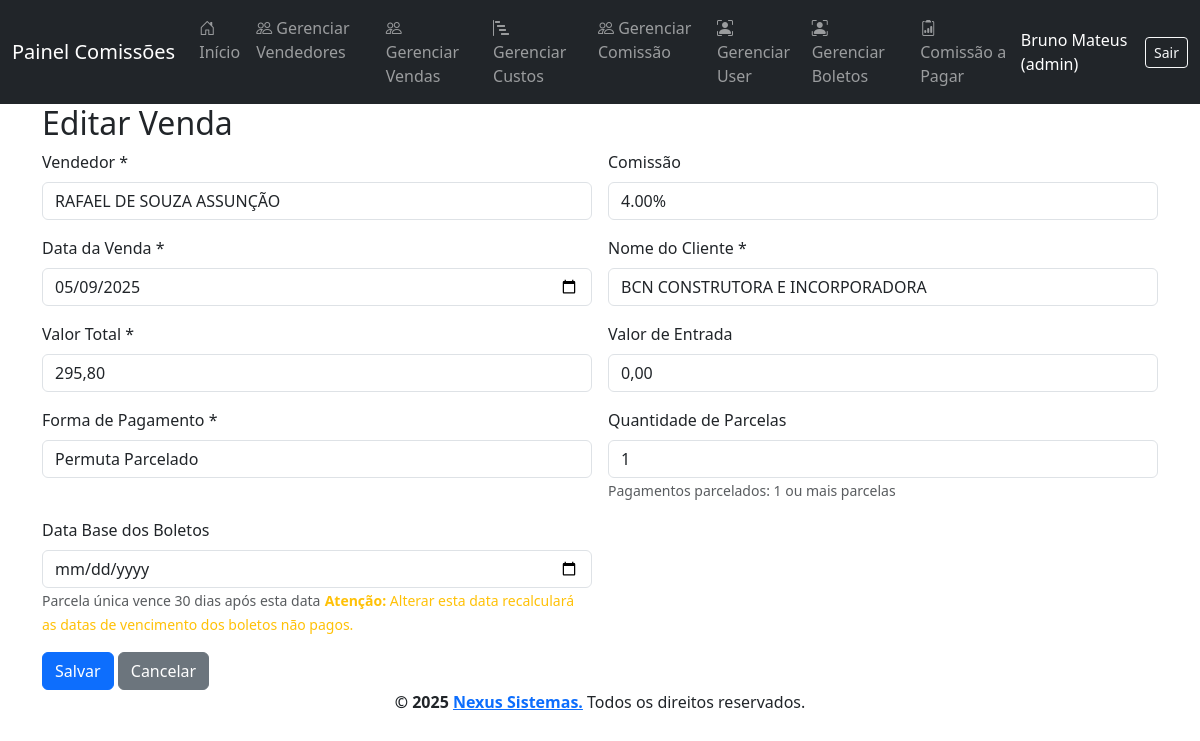
The page /pages/BKPvendas1Ven_form.php?id=4 (signed in) on the database its author committed.
### tables this page shows
CREATE TABLE `vendas` (
  `id_venda` int(11) NOT NULL,
  `id_vendedor` int(11) DEFAULT NULL,
  `id_vendedor2` int(11) DEFAULT NULL,
  `id_comissao` int(11) DEFAULT NULL,
  `id_comissao2` int(11) DEFAULT NULL,
  `dt_venda` date DEFAULT NULL,
  `cliente` varchar(100) DEFAULT NULL,
  `vlr_total` decimal(10,2) DEFAULT NULL,
  `vlr_entrada` decimal(10,2) DEFAULT NULL,
  `forma_pg` varchar(50) DEFAULT NULL,
  `qtd_parcelas` int(11) DEFAULT NULL,
  `dt_boletos` date DEFAULT NULL
);

CREATE TABLE `vendedores` (
  `id_vendedor` int(11) NOT NULL,
  `nome` varchar(100) NOT NULL,
  `celular` varchar(20) DEFAULT NULL,
  `tipochave` varchar(20) DEFAULT NULL,
  `chave` varchar(100) DEFAULT NULL,
  `STATUS` tinyint(1) NOT NULL DEFAULT 1
);

CREATE TABLE `comissao` (
  `id_comissao` int(11) NOT NULL,
  `valor` decimal(5,2) NOT NULL
);

### pages/BKPvendas1Ven_form.php (the view, shortened to what this page needs)
<?php
require_once '../config/config.php';
$novaVenda = false;
$venda = [
    'id_venda' => '',
    'id_vendedor' => '',
    'id_comissao' => '',
    'dt_venda' => date('Y-m-d'),
    'cliente' => '',
    'vlr_total' => '',
    'vlr_entrada' => '',
    'forma_pg' => '',
    'qtd_parcelas' => '1',
    'dt_boletos' => ''
];
$stmtVendedores = $pdo->prepare("SELECT id_vendedor, nome FROM vendedores WHERE STATUS = 1 ORDER BY nome");
$stmtVendedores->execute();
$vendedores = $stmtVendedores->fetchAll();
$stmtComissoes = $pdo->prepare("SELECT id_comissao, valor FROM comissao ORDER BY valor");
$stmtComissoes->execute();
$comissoes = $stmtComissoes->fetchAll();
if (isset($_GET['id']) && is_numeric($_GET['id'])) {
    $id = (int) $_GET['id'];
    $stmt = $pdo->prepare("SELECT * FROM vendas WHERE id_venda = ?");
    $stmt->execute([$id]);
    $vendaExistente = $stmt->fetch();
    if ($vendaExistente) {
        $venda = $vendaExistente;
        $venda['dt_venda'] = date('Y-m-d', strtotime($venda['dt_venda']));
    } else {
        $erro = 'Venda não encontrada.';
    }
}
require_once '../views/header.php';
?>
<div class="container">
    <h2><?= empty($venda['id_venda']) && !$novaVenda ? 'Nova Venda' : ($novaVenda ? 'Nova Venda' : 'Editar Venda') ?></h2>
    <form method="post" class="row g-3" id="vendaForm">
        <div class="col-md-6">
            <label for="id_vendedor" class="form-label">Vendedor *</label>
            <select name="id_vendedor" id="id_vendedor" class="form-control" required>
                <?php foreach ($vendedores as $vendedor): ?>
                    <option value="<?= $vendedor['id_vendedor'] ?>"
                            <?= $venda['id_vendedor'] == $vendedor['id_vendedor'] ? 'selected' : '' ?>>
                        <?= htmlspecialchars($vendedor['nome']) ?>
                    </option>
                <?php endforeach; ?>
            </select>
        </div>
        <div class="col-md-6">
            <label for="id_comissao" class="form-label">Comissão</label>
            <select name="id_comissao" id="id_comissao" class="form-control">
                <?php foreach ($comissoes as $comissao): ?>
                    <option value="<?= $comissao['id_comissao'] ?>"
                            <?= $venda['id_comissao'] == $comissao['id_comissao'] ? 'selected' : '' ?>>
                        <?= $comissao['valor'] ?>%
                    </option>
                <?php endforeach; ?>
            </select>
        </div>
        <div class="col-md-6">
            <label for="dt_venda" class="form-label">Data da Venda *</label>
            <input type="date" name="dt_venda" id="dt_venda" class="form-control"
                   value="<?= htmlspecialchars($venda['dt_venda']) ?>" required>
        </div>
        <div class="col-md-6">
            <label for="cliente" class="form-label">Nome do Cliente *</label>
            <input type="text" name="cliente" id="cliente" class="form-control"
                   value="<?= htmlspecialchars($venda['cliente']) ?>" required maxlength="100"
                   oninput="this.value = this.value.toUpperCase();">
        </div>
        <div class="col-md-6">
            <label for="vlr_total" class="form-label">Valor Total *</label>
            <input type="text" name="vlr_total" id="vlr_total" class="form-control money"
                   value="<?= $venda['vlr_total'] ? number_format($venda['vlr_total'], 2, ',', '.') : '' ?>" required>
        </div>
        <div class="col-md-6">
            <label for="vlr_entrada" class="form-label">Valor de Entrada</label>
            <input type="text" name="vlr_entrada" id="vlr_entrada" class="form-control money"
                   value="<?= $venda['vlr_entrada'] ? number_format($venda['vlr_entrada'], 2, ',', '.') : '0,00' ?>">
        </div>
        <div class="col-md-6">
            <label for="forma_pg" class="form-label">Forma de Pagamento *</label>
            <select name="forma_pg" id="forma_pg" class="form-control" required>
                <option value="Permuta Parcelado" <?= $venda['forma_pg'] === 'Permuta Parcelado' ? 'selected' : '' ?>>Permuta Parcelado</option>
            </select>
        </div>
        <div class="col-md-6">
            <label for="qtd_parcelas" class="form-label">Quantidade de Parcelas</label>
            <input type="number" name="qtd_parcelas" id="qtd_parcelas" class="form-control"
                   value="<?= htmlspecialchars($venda['qtd_parcelas']) ?>" min="0" max="36">
            <small class="form-text text-muted" id="parcelasHelp">
            </small>
        </div>
        <div class="col-md-6" id="dt_boletos_div" style="display: none;">
            <label for="dt_boletos" class="form-label">Data Base dos Boletos</label>
            <input type="date" name="dt_boletos" id="dt_boletos" class="form-control"
                   value="<?= htmlspecialchars($venda['dt_boletos']) ?>">
            <small class="form-text text-muted">Primeira parcela vence 1 mês após esta data</small>
            <?php if (!empty($venda['id_venda']) && in_array($venda['forma_pg'], ['Parcelado', 'Cartão de Crédito', 'Permuta Parcelado'])): ?>
                <small class="form-text text-warning"><strong>Atenção:</strong> Alterar esta data recalculará as datas de vencimento dos boletos não pagos.</small>
            <?php endif; ?>
        </div>
        <div class="col-12">
            <button type="submit" class="btn btn-primary">Salvar</button>
            <a href="vendas_list.php" class="btn btn-secondary">Cancelar</a>
        </div>
    </form>
</div>
<?php require_once '../views/footer.php'; ?>

### rows shown on the page
vendas: id_vendedor "RAFAEL DE SOUZA ASSUNÇÃO", id_comissao "4.00%", dt_venda "05/09/2025", cliente "BCN CONSTRUTORA E INCORPORADORA", vlr_total "295,80", vlr_entrada "0,00", forma_pg "Permuta Parcelado", qtd_parcelas "1"

### other values the page prints
$_SESSION['usuario_nome'] "Bruno Mateus"
$tipo_usuario "admin"
